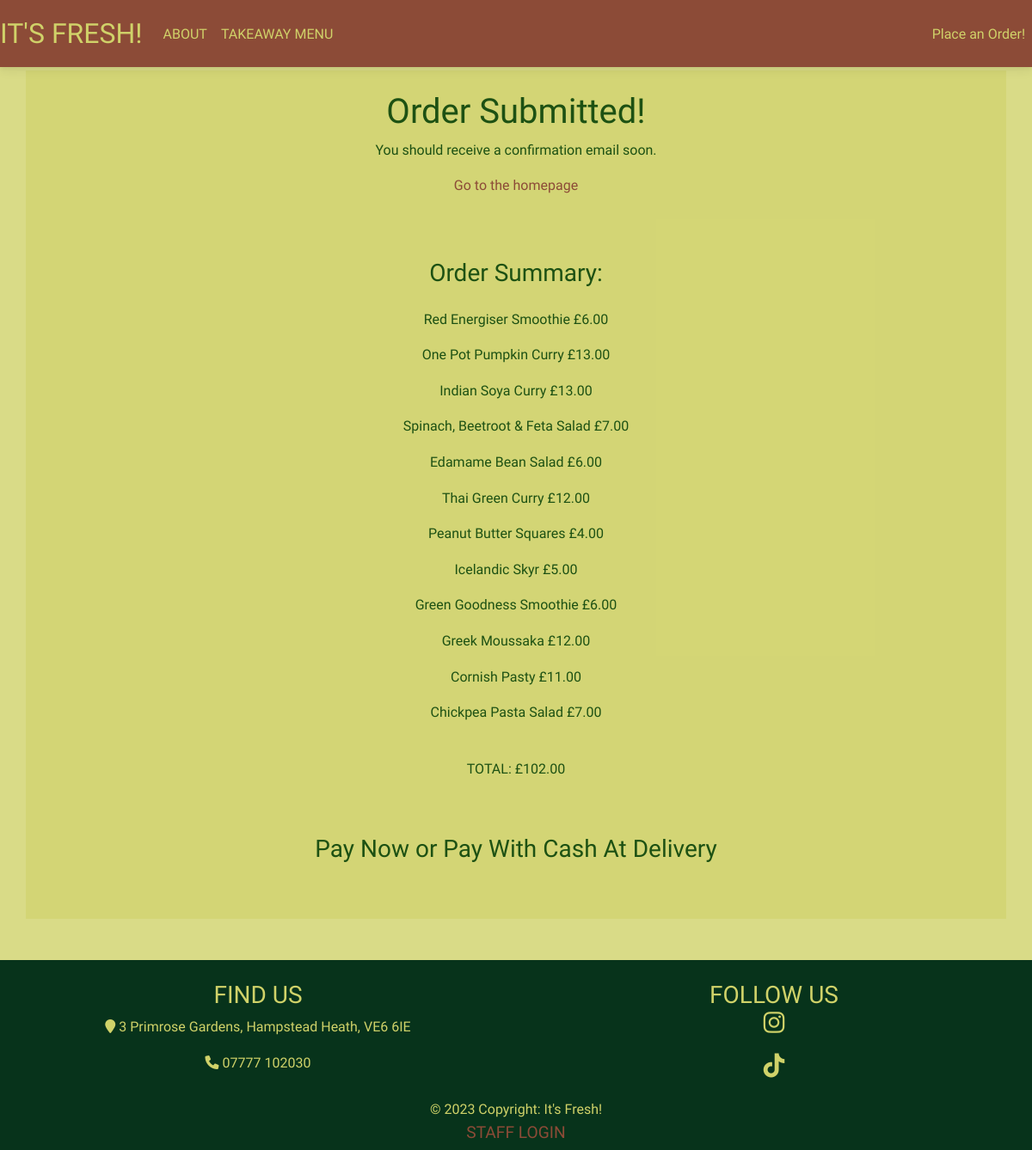
/order-confirmation/130, run on an earlier commit of the app's database.
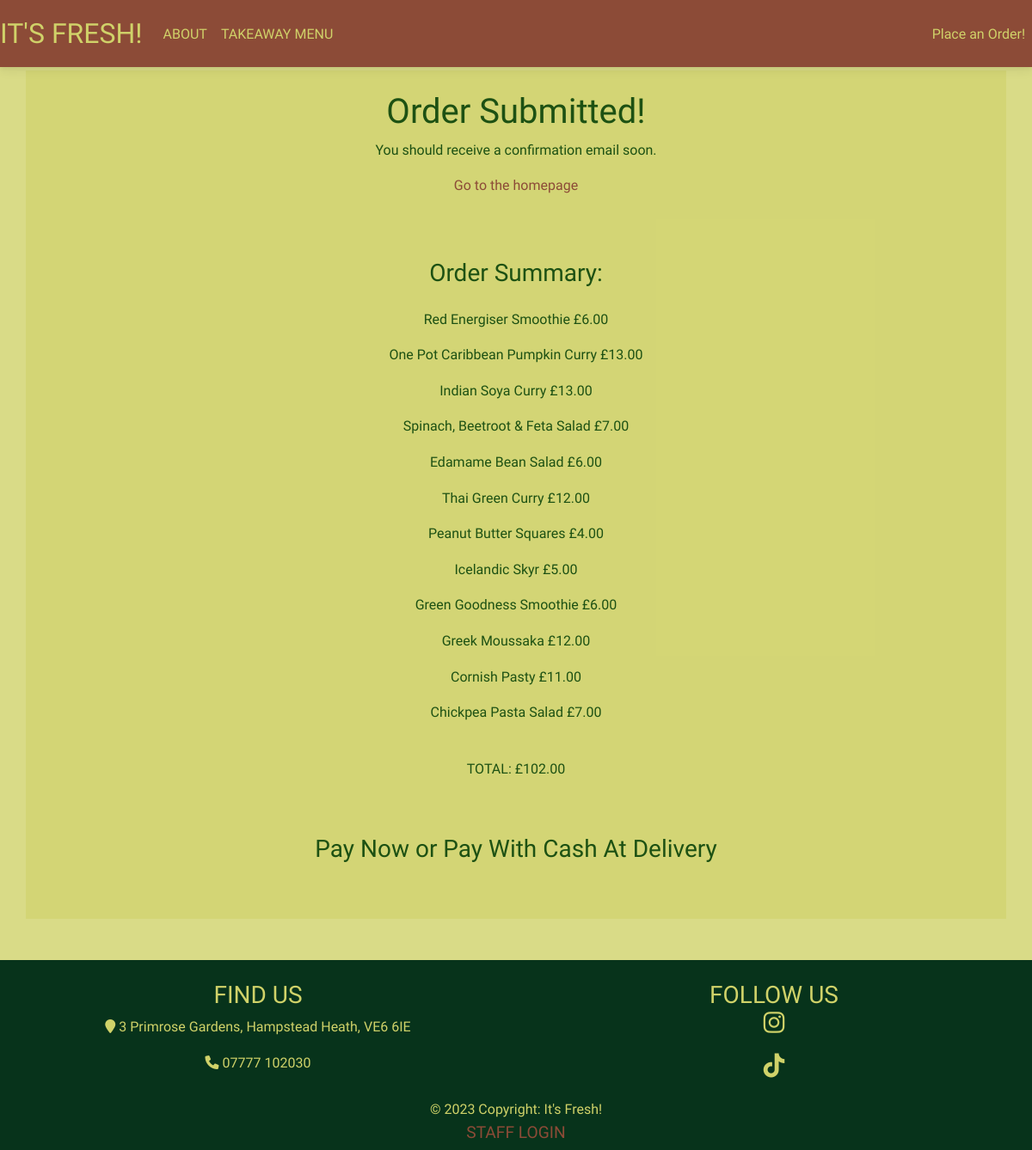
And on a later commit of the database.
### customer/models.py (models this page shows, shortened)
class MenuItem(models.Model):
    name = models.CharField(max_length=100)
    description = models.TextField()
    image = models.ImageField(upload_to='menu_images/')
    price = models.DecimalField(max_digits=5, decimal_places=2)
    category = models.ManyToManyField('Category', related_name='item')

### customer/views.py (the view, shortened to what this page needs)
# urls.py: path('order-confirmation/<int:pk>', OrderConfirmation.as_view(), name='order-confirmation'),
class OrderConfirmation(View):
    def get(self, request, pk, *args, **kwargs):
        order = OrderModel.objects.get(pk=pk)
        context = {
            'pk': order.pk,
            'items': order.items,
            'price': order.price,
        }
        return render(request, 'customer/order_confirmation.html', context)

### customer/templates/customer/order_confirmation.html (shortened to what this page needs)
{% extends 'customer/base.html' %}
{% block content %}
<div class="container mb-5" style="background: rgba(208, 210, 105, 0.6); color:#1d5113;">
    <div class="row justify-content-center mt-1">
        <div class="col-md-5 col-sm-12 p-4 text-center">
            <h1>Order Submitted!</h1>
            <p>You should receive a confirmation email soon.</p>
            <a href="{% url 'index' %}" style="color:#8c4b37;">Go to the homepage</a>
        </div>
    </div>
    <div class="row justify-content-center mt-5">
        <div class="col-md-5 col-sm-12 text-center">
            <h3 class="pb-3">Order Summary:</h3>
            {% for item in items.all %}
            <p>{{ item.name }} <span class="pl-3">£{{ item.price }}</span></p>
            {% endfor %}
            <p class="font-weight-bolder pt-4"><emphasis>TOTAL: £{{ price }}</emphasis></p>
        </div>
    </div>
    <div class="row justify-content-center pb-2 pt-5">
        <div class="col-md-6 text-center">
            <h3>Pay Now or Pay With Cash At Delivery</h3>
        </div>
    </div>
    <div class="row justify-content-center pb-5">
    </div>
</div>
{% endblock content %}

What changed in the data, as far as the page shows it:
changed MenuItem: name "One Pot Pumpkin Curry" → "One Pot Caribbean Pumpkin Curry"
